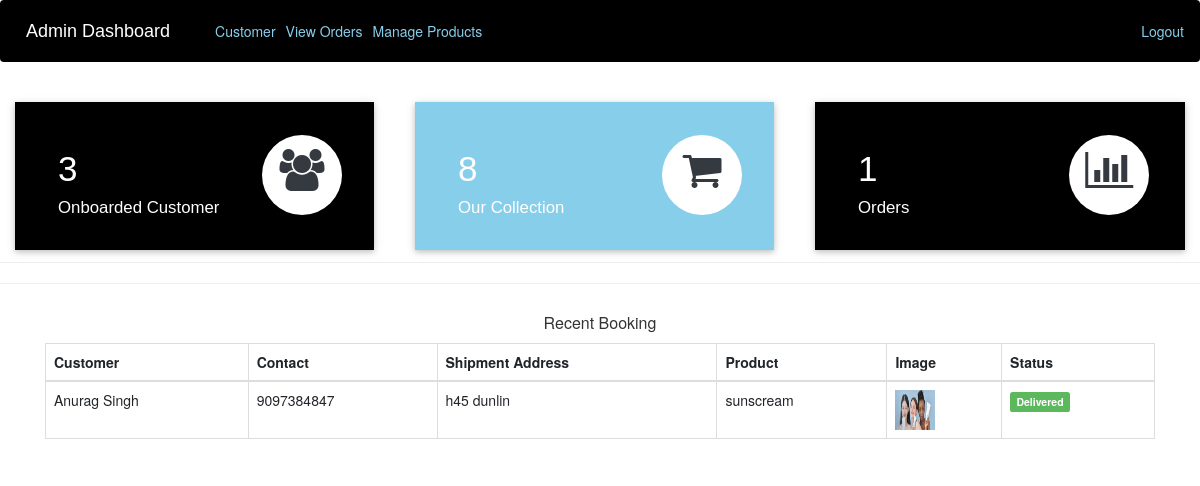
Page /admin-dashboard (signed in) on the earlier database version.
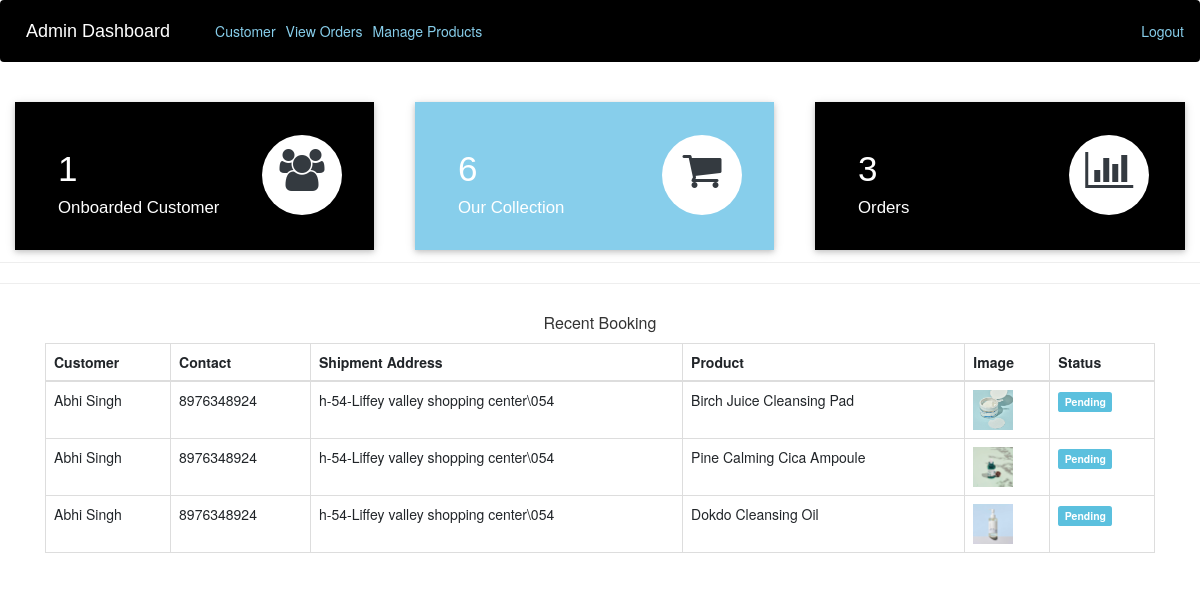
Same page on the later database version.
### ecom/models.py (models this page shows, shortened)
class Customer(models.Model):
    user=models.OneToOneField(User,on_delete=models.CASCADE)
    profile_pic= models.ImageField(upload_to='profile_pic/CustomerProfilePic/',null=True,blank=True)
    address = models.CharField(max_length=40)
    mobile = models.CharField(max_length=20,null=False)
    @property
    def get_name(self):
        return self.user.first_name+" "+self.user.last_name

class Orders(models.Model):
    STATUS =(
        ('Pending','Pending'),
        ('Order Confirmed','Order Confirmed'),
        ('Out for Delivery','Out for Delivery'),
        ('Delivered','Delivered'),
    )
    customer=models.ForeignKey('Customer', on_delete=models.CASCADE,null=True)
    product=models.ForeignKey('Product',on_delete=models.CASCADE,null=True)
    email = models.CharField(max_length=50,null=True)
    address = models.CharField(max_length=500,null=True)
    mobile = models.CharField(max_length=20,null=True)
    order_date= models.DateField(auto_now_add=True,null=True)
    status=models.CharField(max_length=50,null=True,choices=STATUS)

class Product(models.Model):
    name=models.CharField(max_length=40)
    product_image= models.ImageField(upload_to='product_image/',null=True,blank=True)
    price = models.PositiveIntegerField()
    description=models.CharField(max_length=40)

### ecom/views.py (the view)
# urls.py: path('admin-dashboard', views.admin_dashboard_view, name='admin-dashboard'),
@login_required(login_url='adminlogin')
def admin_dashboard_view(request):
    customercount=models.Customer.objects.all().count()
    productcount=models.Product.objects.all().count()
    ordercount=models.Orders.objects.all().count()
    orders=models.Orders.objects.all()
    ordered_products=[]
    ordered_bys=[]
    for order in orders:
        ordered_product=models.Product.objects.all().filter(id=order.product.id)
        ordered_by=models.Customer.objects.all().filter(id = order.customer.id)
        ordered_products.append(ordered_product)
        ordered_bys.append(ordered_by)
    mydict={
    'customercount':customercount,
    'productcount':productcount,
    'ordercount':ordercount,
    'data':zip(ordered_products,ordered_bys,orders),
    }
    return render(request,'ecom/admin_dashboard.html',context=mydict)

### templates/ecom/admin_dashboard.html
{% extends 'ecom/admin_base.html' %}
{% load static %}
{% block content %}
<br>
{%include 'ecom/admin_dashboard_cards.html'%}
<br><br><br><br><br>
<hr><hr>
<div class="container" >
    <div  >
      <div class="panel-heading" style="text-align:center;">
        <h6 class="panel-title">Recent Booking</h6>
      </div>
      <table class="table table-hover table-bordered" id="dev-table">
        <thead>
          <tr>
            <th>Customer</th>
            <th>Contact</th>
            <th>Shipment Address</th>
            <th>Product</th>
            <th>Image</th>
            <th>Status</th>
          </tr>
        </thead>
        {% for product,customer,order in data %}
        <tr>
          {% for c in customer %}
          <td> {{c.get_name}}</td>
          <td>{{c.mobile}}</td>
          <td>{{order.address}}</td>
          {% endfor %}
          {% for p in product %}
          <td> {{p.name}}</td>
          <td> <img src="{% static p.product_image.url %}" alt="Profile Pic" height="40px" width="40px" /></td>
          {% if order.status == 'Pending'%}
          <td> <span class="label label-info">{{order.status}}</span></td>
          {% elif order.status == 'Delivered' %}
          <td> <span class="label label-success">{{order.status}}</span></td>
          {% elif order.status == 'Out for Delivery' %}
          <td> <span class="label label-warning">{{order.status}}</span></td>
          {%else%}
            <td> <span class="label label-primary">{{order.status}}</span></td>
          {%endif%}
          {% endfor %}
        </tr>
        {% endfor %}
      </table>
  </div>
</div>
{% endblock content %}

### templates/ecom/admin_base.html (shortened to what this page needs)
<!DOCTYPE html>
{% load static %}
<html lang="en">
<head>
  <link rel="stylesheet" href="https://stackpath.bootstrapcdn.com/bootstrap/4.3.1/css/bootstrap.min.css">
  <link rel="stylesheet" href="https://maxcdn.bootstrapcdn.com/font-awesome/4.7.0/css/font-awesome.min.css">
</head>
<body>
  <div class="bs-example">
    <nav class="navbar navbar-expand-md navbar-dark fixed-top" style="background:black;">
      <a href="/" class="navbar-brand">Admin Dashboard</a>
      <div class="collapse navbar-collapse justify-content-between" id="navbarCollapse">
        <div class="navbar-nav">
          <a href="/view-customer" class="nav-item nav-link" style="color: skyblue;">Customer</a>
          <a href="/admin-view-booking" class="nav-item nav-link" style="color: skyblue;">View Orders</a>
          <a href="/admin-products" class="nav-item nav-link" style="color: skyblue;">Manage Products</a>
        </div>
        <div class="navbar-nav navbar-right">
          <a href="/logout" class="nav-item nav-link" style="color: skyblue;"> Logout</a>
        </div>
      </div>
    </nav>
  </div>
  {% block content %}
  {% endblock content %}
<br><br><br><br><br><br><br><br>
</body>
</html>

### templates/ecom/admin_dashboard_cards.html (shortened to what this page needs)
<!DOCTYPE html>
<html lang="en" dir="ltr">
<head>
  <link rel="stylesheet" href="https://maxcdn.bootstrapcdn.com/bootstrap/3.4.1/css/bootstrap.min.css">
  <link rel="stylesheet" href="https://cdnjs.cloudflare.com/ajax/libs/font-awesome/4.7.0/css/font-awesome.min.css">
</head>
<body>
  <div class="market-updates">
    <div class="col-md-4 market-update-gd">
      <div class="market-update-block clr-block-1">
        <div class="col-md-8 market-update-left">
          <h3>{{customercount}}</h3>
          <h4>Onboarded Customer</h4>
        </div>
        <div class="col-md-4 market-update-right">
          <i class="fa fa-users"></i>
        </div>
        <div class="clearfix"> </div>
      </div>
    </div>
    <div class="col-md-4 market-update-gd">
      <div class="market-update-block clr-block-2">
        <div class="col-md-8 market-update-left">
          <h3>{{productcount}}</h3>
          <h4>Our Collection</h4>
        </div>
        <div class="col-md-4 market-update-right">
          <i class="fa fa-shopping-cart"></i>
        </div>
        <div class="clearfix"> </div>
      </div>
    </div>
    <div class="col-md-4 market-update-gd">
      <div class="market-update-block clr-block-3">
        <div class="col-md-8 market-update-left">
          <h3>{{ordercount}}</h3>
          <h4>Orders</h4>
        </div>
        <div class="col-md-4 market-update-right">
          <i class="fa fa-bar-chart"> </i>
        </div>
        <div class="clearfix"> </div>
      </div>
    </div>
  </div>
  <br><br>
</body>
</html>

### templates/ecom/admin_base.html (style rules this page uses)
.bs-example { margin: 0px; }
.navbar-brand { font-size: 20px; font-family: sans-serif; }
.fa { font-size: 23px; width: 60px; text-align: center; text-decoration: none; margin: 5px 2px; border-radius: 50%; }

### templates/ecom/admin_dashboard_cards.html (style rules this page uses)
.market-update-block { padding: 2em 2em; background: #999; }
.market-update-block h3 { color: #fff; font-size: 2.5em; font-family: 'Carrois Gothic', sans-serif; }
.market-update-block h4 { font-size: 1.2em; color: #fff; margin: 0.3em 0em; font-family: 'Carrois Gothic', sans-serif; }
.market-update-block.clr-block-1 { background: black; margin-right: 0.8em; box-shadow: 0 2px 5px 0 rgba(0, 0, 0, 0.16), 0 2px 10px 0 rgba(0, 0, 0, 0.12); transition: 0.5s all; -webkit-transition: 0.5s all; -moz-transition: 0.5s all; -o-transition: 0.5s all; }
.market-update-block.clr-block-2 { background: skyblue; margin-right: 0.8em; box-shadow: 0 2px 5px 0 rgba(0, 0, 0, 0.16), 0 2px 10px 0 rgba(0, 0, 0, 0.12); transition: 0.5s all; -webkit-transition: 0.5s all; -moz-transition: 0.5s all; -o-transition: 0.5s all; }
.market-update-block.clr-block-3 { background: black; box-shadow: 0 2px 5px 0 rgba(0, 0, 0, 0.16), 0 2px 10px 0 rgba(0, 0, 0, 0.12); transition: 0.5s all; -webkit-transition: 0.5s all; -moz-transition: 0.5s all; -o-transition: 0.5s all; }
.market-update-right i.fa.fa-users { font-size: 3em; color: #343A40; width: 80px; height: 80px; background: #fff; text-align: center; border-radius: 49px; -webkit-border-radius: 49px; -moz-border-radius: 49px; -o-border-radius: 49px; line-height: 1.7em; }
.market-update-right i.fa.fa-shopping-cart { font-size: 3em; color: #343A40; width: 80px; height: 80px; background: #fff; text-align: center; border-radius: 49px; -webkit-border-radius: 49px; -moz-border-radius: 49px; -o-border-radius: 49px; line-height: 1.7em; }
.market-update-right i.fa.fa-bar-chart { font-size: 3em; color: #343A40; width: 80px; height: 80px; background: #fff; text-align: center; border-radius: 49px; -webkit-border-radius: 49px; -moz-border-radius: 49px; -o-border-radius: 49px; line-height: 1.7em; }
.market-update-left { padding: 0px; }

Differences in the rows shown:
removed Orders: address "h45 dunlin", status "Delivered"
removed Customer: get_name "Anurag Singh", mobile "9097384847"
removed Product: name "sunscream", product_image (picture)
added Orders: address "h-54-Liffey valley shopping center\\054", status "Pending"
added Customer: get_name "Abhi Singh", mobile "8976348924"
added Product: name "Birch Juice Cleansing Pad", product_image (picture)
added Orders: address "h-54-Liffey valley shopping center\\054", status "Pending"
added Product: name "Pine Calming Cica Ampoule", product_image (picture)
added Orders: address "h-54-Liffey valley shopping center\\054", status "Pending"
added Product: name "Dokdo Cleansing Oil", product_image (picture)
Other differences:
{{ customercount }}: "3" → "1"
{{ productcount }}: "8" → "6"
{{ ordercount }}: "1" → "3"
